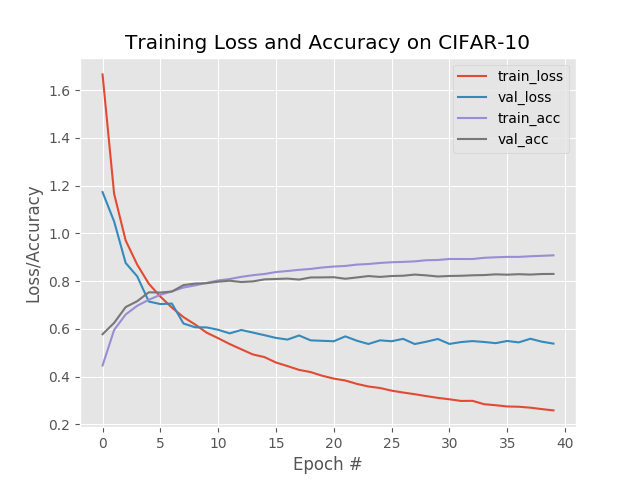

Python code for this plot:
# set the matplotlib backend so figures can be saved in the background
import matplotlib
matplotlib.use("Agg")

# import the necessary packages
from sklearn.preprocessing import LabelBinarizer
from sklearn.metrics import classification_report
from mydlchest.nn.conv import minivggnet
from keras.optimizers import SGD
from keras.datasets import cifar10
import matplotlib.pyplot as plt
import numpy as np
import argparse

# construct the argument parse and parse the arguments
ap = argparse.ArgumentParser()
ap.add_argument("-o", "--output", required=True, help="path to the output loss/accuracy plot")
args = vars(ap.parse_args())

# load the data and scale
print("[INFO] loading CIFAR-10 data...")
((trainX, trainY), (testX, testY)) = cifar10.load_data()
trainX = trainX.astype("float") / 255.0
testX = testX.astype("float") / 255.0

# convert the labels from integers to vectors
lb = LabelBinarizer()
trainY = lb.fit_transform(trainY)
testY = lb.transform(testY)

# initialize the label names for the CIFAR-10 dataset
labelNames = ["airplane", "automobile", "bird", "cat", "deer",
	"dog", "frog", "horse", "ship", "truck"]

# initialize the optimizer and model
print("[INFO] compiling model...")
opt = SGD(lr=0.01, decay=0.01 / 40, momentum=0.9, nesterov=True)
model = minivggnet.MiniVGGNet.build(width=32, height=32, depth=3, classes=10)
model.compile(loss="categorical_crossentropy", optimizer=opt, metrics=["accuracy"])

# training
print("[INFO] training network...")
H = model.fit(trainX, trainY, validation_data=(testX, testY), 
	batch_size=64, epochs=40, verbose=1)
	
# evaluating
print("[INFO] evaluating network...")
predictions = model.predict(testX, batch_size=64)
print(classification_report(testY.argmax(axis=1), 
	predictions.argmax(axis=1), target_names=labelNames))

# plot the training loss and accuracy
plt.style.use("ggplot")
plt.figure()
plt.plot(np.arange(0, 40), H.history["loss"], label="train_loss")
plt.plot(np.arange(0, 40), H.history["val_loss"], label="val_loss")
plt.plot(np.arange(0, 40), H.history["acc"], label="train_acc")
plt.plot(np.arange(0, 40), H.history["val_acc"], label="val_acc")
plt.title("Training Loss and Accuracy on CIFAR-10")
plt.xlabel("Epoch #")
plt.ylabel("Loss/Accuracy")
plt.legend()
plt.savefig(args["output"])
